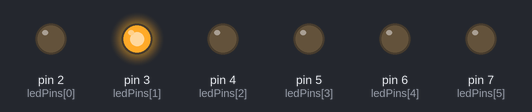
A sketch run on a simulated Arduino Uno, built with avr-gcc and run on an emulated ATmega328P. On the bench: output pins drawn as LEDs (lit = HIGH).

Above: at 0.1 s.
At 0.46 s:
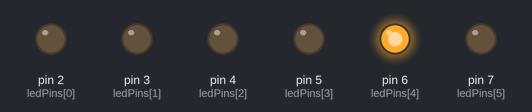
At 1.06 s:
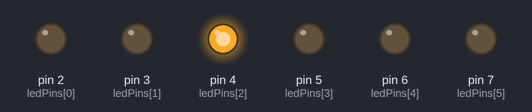
At 1.3 s:
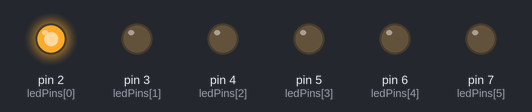
At 1.96 s:
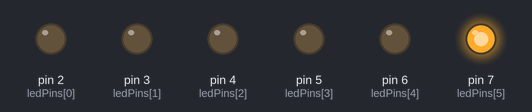
At 2.98 s:
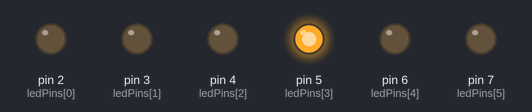
Timing chart, 0 to 3.3 s (numbered marks = the images above):
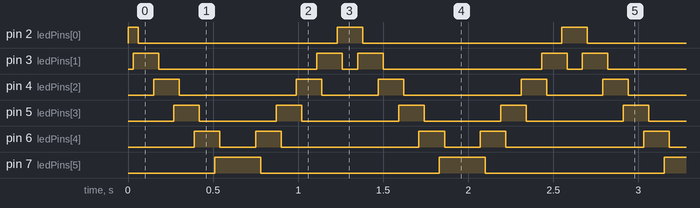

The sketch:

Knightrider.ino
```cpp
/* KnightRider from Arduino Cookbook  www.it-ebooks.info
*/
const int NbrLEDs = 6;
const int ledPins[] = {2, 3, 4, 5, 6, 7};
const int wait = 30;
void setup(){
  for (int led = 0; led < NbrLEDs; led++)
  {
    pinMode(ledPins[led], OUTPUT);
  }
}

void loop() {
  for (int led = 0; led < NbrLEDs-1; led++)
  {
    digitalWrite(ledPins[led], HIGH);
    delay(wait);
    digitalWrite(ledPins[led + 1], HIGH);
    delay(wait);
    digitalWrite(ledPins[led], LOW);
    delay(wait*2);
  }
  for (int led = NbrLEDs; led > 0; led--) {
    digitalWrite(ledPins[led], HIGH);
    delay(wait);
    digitalWrite(ledPins[led - 1], HIGH);
    delay(wait);
    digitalWrite(ledPins[led], LOW);
    delay(wait*2);
  }
}
```

Measured:
- by itself, pin 2 (ledPins[0]): repeats every 1.3 s: LOW 1.2 s, HIGH 0.15 s
- by itself, pin 3 (ledPins[1]): repeats every 1.3 s: LOW 0.93 s, HIGH 0.15 s, LOW 0.09 s, HIGH 0.15 s
- by itself, pin 4 (ledPins[2]): repeats every 1.3 s: LOW 0.69 s, HIGH 0.15 s, LOW 0.33 s, HIGH 0.15 s
- by itself, pin 5 (ledPins[3]): repeats every 1.3 s: LOW 0.45 s, HIGH 0.15 s, LOW 0.57 s, HIGH 0.15 s
- by itself, pin 6 (ledPins[4]): repeats every 1.3 s: LOW 0.21 s, HIGH 0.15 s, LOW 0.81 s, HIGH 0.15 s
- by itself, pin 7 (ledPins[5]): alternates HIGH for 0.27 s and LOW for 1.1 s
